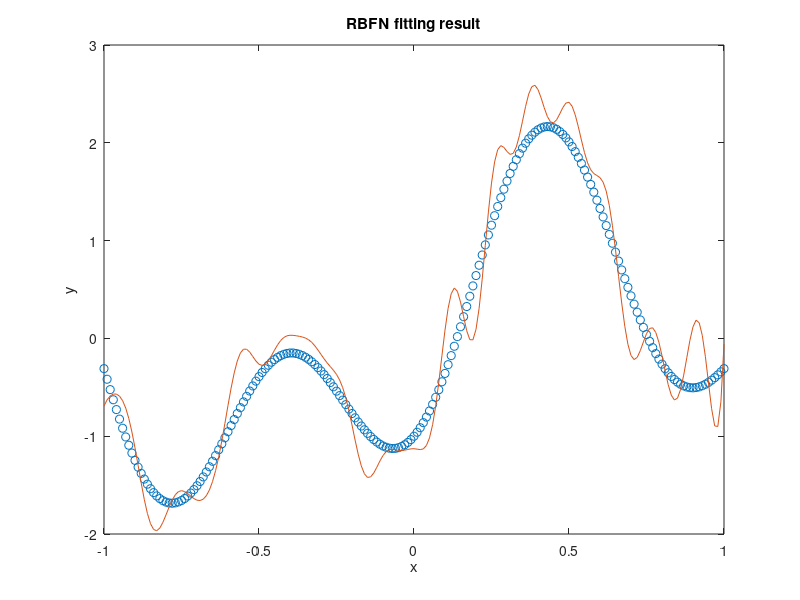

Write the MATLAB code that produced this figure. (Note: this script raises an error after producing the figure.)
clc;
clear;

x_train = -1:0.05:1;
y_train = 1.2*sin(pi*x_train)-cos(2.4*pi*x_train)+0.3*randn(1,41);

x_test = -1:0.01:1;
y_test = 1.2*sin(pi*x_test)-cos(2.4*pi*x_test);

sigma = 0.1;
for i = [0,0.1,1,10,50,100]
    % train
    r = abs(x_train' - x_train);
    i_matrix = exp(-r.^2./(2*sigma^2));
    w =pinv(i_matrix'*i_matrix+i*eye(size(i_matrix,2)))*i_matrix'*y_train';
    
    % test
    r = abs(x_test' - x_train);
    i_matrix = exp(-r.^2./(2*sigma^2));
    y_pred = (i_matrix*w)';
    test_mse = sum((y_pred - y_test).^2)/201;

    % plot
    fig = figure();
    plot(x_test,y_test,'o', x_test,y_pred);
    xlabel('x');
    ylabel('y');
    title('RBFN fitting result')

    % MSE
    fprintf('test_mse: %0.2f%\n',test_mse)
end
